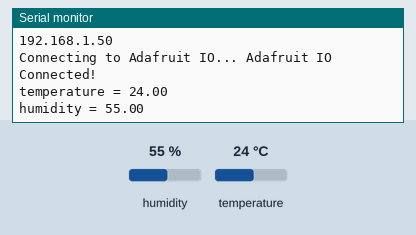
Recording of a sketch running on a simulated ESP8266 (NodeMCU). On the bench: the last lines printed to the serial monitor. The inputs (shaded band) are chosen by the test bench; at power-on: humidity 55 %, temperature 24 °C. WiFi joins after 1.5 s; servers stay silent unless stated; no MQTT or app messages arrive unless stated.

Above: at 2.7 s.
2.8 s: humidity set to 22 %
At 8.0 s:
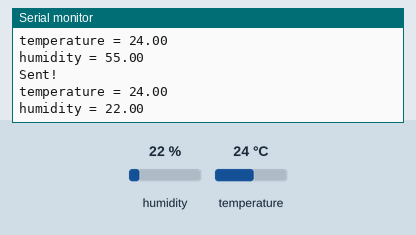
13.0 s: temperature set to 12 °C
At 17.2 s:
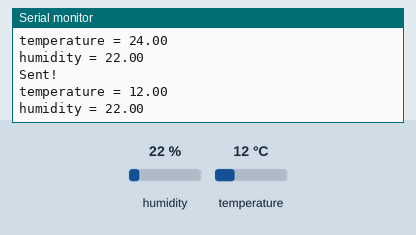
19.0 s: humidity set to 40 %
At 22.4 s:
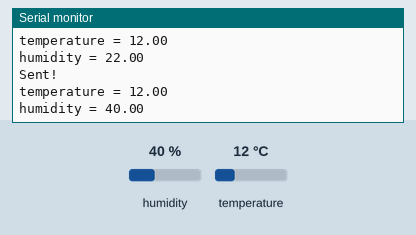
Timing chart, 0 to 23.9 s (numbered marks = the images above; inputs shaded):
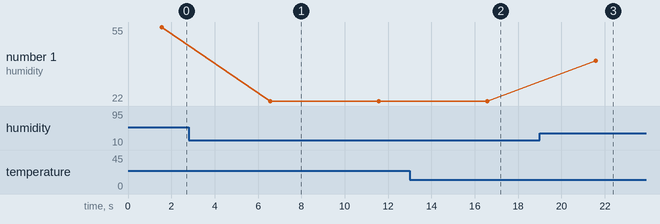

Measured:
- after the input at 2.8 s, the serial monitor: prints a new line after 3.8 s (image 1)
- after the input at 13.0 s, the serial monitor: prints a new line after 3.6 s (image 2)
- after the input at 19.0 s, the serial monitor: prints a new line after 2.6 s (image 3)
- plotted number 1: 55 → 22 after the input at 2.8 s, 22 → 40 after the input at 19.0 s

The sketch:

231208.ino
```cpp
#include <ESP8266WiFi.h>
#include "DHT.h"
#include "Adafruit_MQTT.h"
#include "Adafruit_MQTT_Client.h"

#define DHTPIN D4 // connect DHT data pin to D4
#define DHTTYPE DHT22 // DHT22
DHT dht(DHTPIN, DHTTYPE);

// wifi parameters
#define WLAN_SSID "AndroidHotspot1072"
#define WLAN_PASS "zxcbb100"

// Adafruit IO
#define AIO_SERVER "io.adafruit.com"
#define AIO_SERVERPORT 1883
// Enter the username and key from the Adafruit IO
#define AIO_USERNAME "hesuhesu"
#define AIO_KEY "aio_ZxgP66qV5hMX2EyvALnsx4tTloI0"

WiFiClient client;
// setup the MQTT client class by passing in the WiFi client and MQTT server and login details.
Adafruit_MQTT_Client mqtt(&client, AIO_SERVER, AIO_SERVERPORT, AIO_USERNAME, AIO_KEY);
Adafruit_MQTT_Publish Temperature = Adafruit_MQTT_Publish(&mqtt, AIO_USERNAME "/feeds/temperature");
Adafruit_MQTT_Publish Humidity = Adafruit_MQTT_Publish(&mqtt, AIO_USERNAME "/feeds/humidity");

float temp; // to store the temperature value
float hum; // to store the humidity value

void setup(){
  Serial.begin(115200);
  pinMode(DHTPIN, OUTPUT);
  dht.begin();
  Serial.println(F("Adafruit IO Example"));
  // Connect to WiFi access point.

  Serial.print(F("Connecting to "));
  Serial.println(WLAN_SSID);
  WiFi.begin(WLAN_SSID, WLAN_PASS);
  while(WiFi.status() != WL_CONNECTED){
    delay(500);
    Serial.print(F("."));
  }
  Serial.println();
  Serial.println(F("WiFi connected"));
  Serial.println(F("IP address: "));
  Serial.println(WiFi.localIP());

  // connect to adafruit io
  connect();
}

void connect() {
  Serial.print(F("Connecting to Adafruit IO... "));
  int8_t ret;
  while ((ret = mqtt.connect()) != 0) {
    switch (ret) {
      case 1: Serial.println(F("Wrong protocol")); break;
      case 2: Serial.println(F("ID rejected")); break;
      case 3: Serial.println(F("Server unavail")); break;
      case 4: Serial.println(F("Bad user/pass")); break;
      case 5: Serial.println(F("Not authed")); break;
      case 6: Serial.println(F("Failed to subscribe")); break;
      default: Serial.println(F("Connection failed")); break;
    }
     if(ret >= 0)
      mqtt.disconnect();
    Serial.println(F("Retrying connection..."));
    delay(10000);
  }
  Serial.println(F("Adafruit IO Connected!"));
}

void loop() {
  // ping adafruit io a few times to make sure we remain connected
  if (! mqtt.ping(3)){
    // reconnect to adafruit io
    if (! mqtt.connected()){
      connect();
    }
  }
  temp = dht.readTemperature();
  hum = dht.readHumidity();

  Serial.print("temperature = ");
  Serial.println(temp);
  Serial.print("humidity = ");
  Serial.println(hum);
  delay(5000);

  if (! Temperature.publish(temp)){
    Serial.println(F("Failed"));
  }
  if (! Humidity.publish(hum)){
    Serial.println(F("Failed"));
  }
  else {
    Serial.println(F("Sent!"));
  }
}
```
